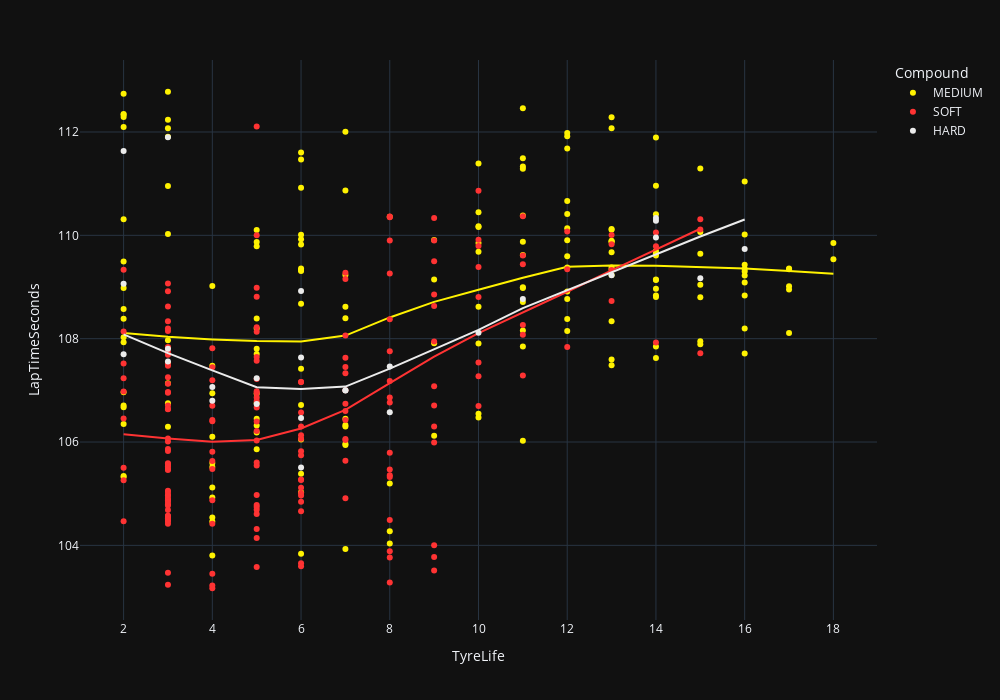

Here is the notebook cell this chart was saved with:
### Code cell
px.scatter(dffp, 
            x=dffp['TyreLife'] , 
            y='LapTimeSeconds', 
            color='Compound',
            color_discrete_map=compound_colors, 
            width=1000, height=700,
            template='plotly_dark',
            trendline="lowess",
            )

### Figure 1 — Plotly figure (JSON) as saved in the notebook; plotly's stock layout.template omitted (floating-point values rounded to 4 significant figures; data arrays with more than 128 entries replaced by an {"elided": "..."} marker saying what was removed)
{"data": [{"hovertemplate": "Compound=MEDIUM<br>TyreLife=%{x}<br>LapTimeSeconds=%{y}<extra></extra>", "legendgroup": "MEDIUM", "marker": {"color": "#FFF200", "symbol": "circle"}, "mode": "markers", "name": "MEDIUM", "orientation": "v", "showlegend": true, "type": "scatter", "x": {"elided": "176 int values"}, "xaxis": "x", "y": {"elided": "176 float values"}, "yaxis": "y"}, {"hovertemplate": "<b>LOWESS trendline</b><br><br>Compound=MEDIUM<br>TyreLife=%{x}<br>LapTimeSeconds=%{y} <b>(trend)</b><extra></extra>", "legendgroup": "MEDIUM", "marker": {"color": "#FFF200", "symbol": "circle"}, "mode": "lines", "name": "MEDIUM", "showlegend": false, "type": "scatter", "x": {"elided": "176 int values"}, "xaxis": "x", "y": {"elided": "176 float values"}, "yaxis": "y"}, {"hovertemplate": "Compound=SOFT<br>TyreLife=%{x}<br>LapTimeSeconds=%{y}<extra></extra>", "legendgroup": "SOFT", "marker": {"color": "#FF3333", "symbol": "circle"}, "mode": "markers", "name": "SOFT", "orientation": "v", "showlegend": true, "type": "scatter", "x": {"elided": "188 int values"}, "xaxis": "x", "y": {"elided": "188 float values"}, "yaxis": "y"}, {"hovertemplate": "<b>LOWESS trendline</b><br><br>Compound=SOFT<br>TyreLife=%{x}<br>LapTimeSeconds=%{y} <b>(trend)</b><extra></extra>", "legendgroup": "SOFT", "marker": {"color": "#FF3333", "symbol": "circle"}, "mode": "lines", "name": "SOFT", "showlegend": false, "type": "scatter", "x": {"elided": "188 int values"}, "xaxis": "x", "y": {"elided": "188 float values"}, "yaxis": "y"}, {"hovertemplate": "Compound=HARD<br>TyreLife=%{x}<br>LapTimeSeconds=%{y}<extra></extra>", "legendgroup": "HARD", "marker": {"color": "#EBEBEB", "symbol": "circle"}, "mode": "markers", "name": "HARD", "orientation": "v", "showlegend": true, "type": "scatter", "x": [3, 6, 10, 14, 2, 6, 7, 11, 14, 15, 3, 5, 3, 5, 7, 13, 14, 16, 2, 4, 6, 8, 2, 4, 6, 8], "xaxis": "x", "y": [111.9, 108.9, 108.1, 110.3, 111.6, 107.6, 107.0, 108.8, 110.3, 109.2, 107.6, 106.7, 107.8, 107.2, 107.0, 109.2, 110.0, 109.7, 107.7, 106.8, 106.5, 106.6, 109.1, 107.1, 105.5, 107.5], "yaxis": "y"}, {"hovertemplate": "<b>LOWESS trendline</b><br><br>Compound=HARD<br>TyreLife=%{x}<br>LapTimeSeconds=%{y} <b>(trend)</b><extra></extra>", "legendgroup": "HARD", "marker": {"color": "#EBEBEB", "symbol": "circle"}, "mode": "lines", "name": "HARD", "showlegend": false, "type": "scatter", "x": [2, 2, 2, 3, 3, 3, 4, 4, 5, 5, 6, 6, 6, 6, 7, 7, 8, 8, 10, 11, 13, 14, 14, 14, 15, 16], "xaxis": "x", "y": [108.1, 108.1, 108.1, 107.7, 107.7, 107.7, 107.4, 107.4, 107.1, 107.1, 107.0, 107.0, 107.0, 107.0, 107.1, 107.1, 107.4, 107.4, 108.2, 108.6, 109.3, 109.6, 109.6, 109.6, 110.0, 110.3], "yaxis": "y"}], "layout": {"height": 700, "legend": {"title": {"text": "Compound"}, "tracegroupgap": 0}, "margin": {"t": 60}, "width": 1000, "xaxis": {"anchor": "y", "domain": [0, 1], "title": {"text": "TyreLife"}}, "yaxis": {"anchor": "x", "domain": [0, 1], "title": {"text": "LapTimeSeconds"}}}}
